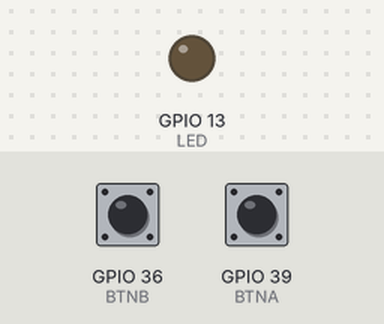
The sketch below on a simulated ESP32. On the bench: output pins drawn as LEDs (lit = HIGH). Inputs (shaded band) come from the test bench; at power-on: GPIO 39 (BTNA) LOW, GPIO 36 (BTNB) LOW. What the sketch prints to the serial monitor is not drawn.

Above: at 1.2 s.
1.3 s: GPIO 39 (BTNA) pulled HIGH for 0.15 s
At 2.5 s:
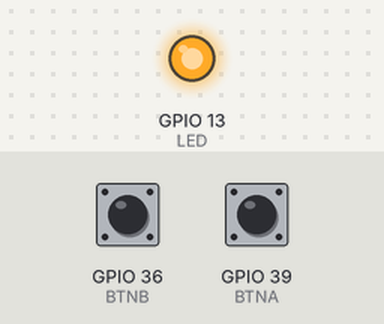
2.9 s: GPIO 36 (BTNB) pulled HIGH for 0.15 s
At 3.9 s:
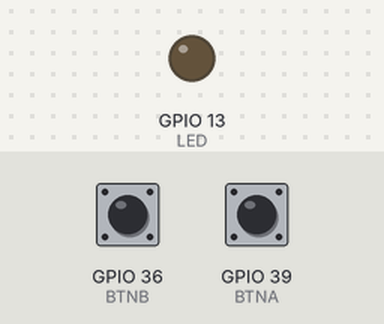
4.5 s: GPIO 39 (BTNA) pulled HIGH for 1 s
At 5.1 s:
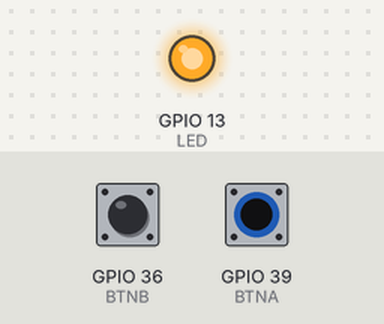
7.0 s: GPIO 36 (BTNB) pulled HIGH for 1 s
At 8.3 s:
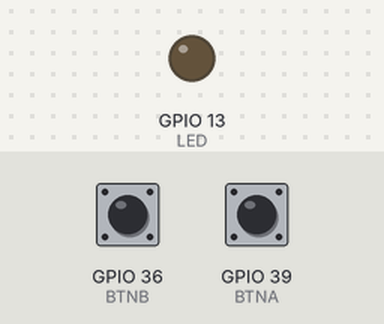
Timing chart, 0 to 10.0 s (numbered marks = the images above; inputs shaded):
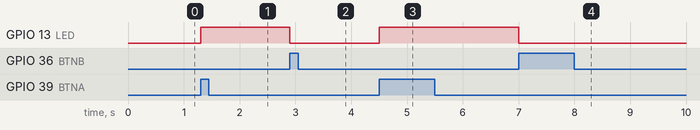

Measured:
- after the input at 1.3 s, GPIO 13 (LED): LOW → HIGH at once
- after the input at 2.9 s, GPIO 13 (LED): HIGH → LOW at once
- after the input at 4.5 s, GPIO 13 (LED): LOW → HIGH at once
- after the input at 7.0 s, GPIO 13 (LED): HIGH → LOW at once

The sketch:

two_basic_buttons_test.ino
```cpp
//// Check functionality of two buttons

// Press button A to switch on LED, then press button B to switch it off
// Button A inturrupts should be ignored unless LED is on and vice versa for button B

#include <Arduino.h>

//Define constants ------------------------------------
#define BTNA 39  // check this matches hardware
#define BTNB 36
#define LED 13

//Setup variables ------------------------------------
volatile bool buttonAIsPressed = false;
volatile bool buttonBIsPressed = false;
int state = 0;

//Initialization ------------------------------------
void IRAM_ATTR pressedA() {  // the function to be called when interrupt is triggered
  buttonAIsPressed = true;
}

void IRAM_ATTR pressedB() {  // the function to be called when interrupt is triggered
  buttonBIsPressed = true;
}

void setup() {
  // set button and LED pins
  pinMode(BTNA, INPUT);
  pinMode(BTNB, INPUT);
  pinMode(LED, OUTPUT);

  // attatch interrupts to buttons
  attachInterrupt(BTNA, pressedA, CHANGE);
  attachInterrupt(BTNB, pressedB, CHANGE);

  // start serial for debugging
  Serial.begin(115200);

  // ensure LED is off before starting
  digitalWrite(LED, LOW);
}

//Main loop ------------------------------------
void loop() {

  switch (state){

    // waiting for A to be pressed
    case 0:
      Serial.println("in 0");
      if (buttonAIsPressed) {
        Serial.println("A pressed");
        digitalWrite(LED, HIGH);  // turn on LED indicator
        buttonBIsPressed = false; // ensure button B flag is off before starting to look for the press
        state = 1;
      }
      break;

    // waiting for B to be pressed
    case 1:
      Serial.println("in 1");
      if (buttonBIsPressed) {
        Serial.println("B pressed");
        digitalWrite(LED, LOW);  // turn on LED indicator
        buttonAIsPressed = false; // ensure button A flag is off before starting to look for the press
        state = 0;
      }
      break;
  }
}
```
